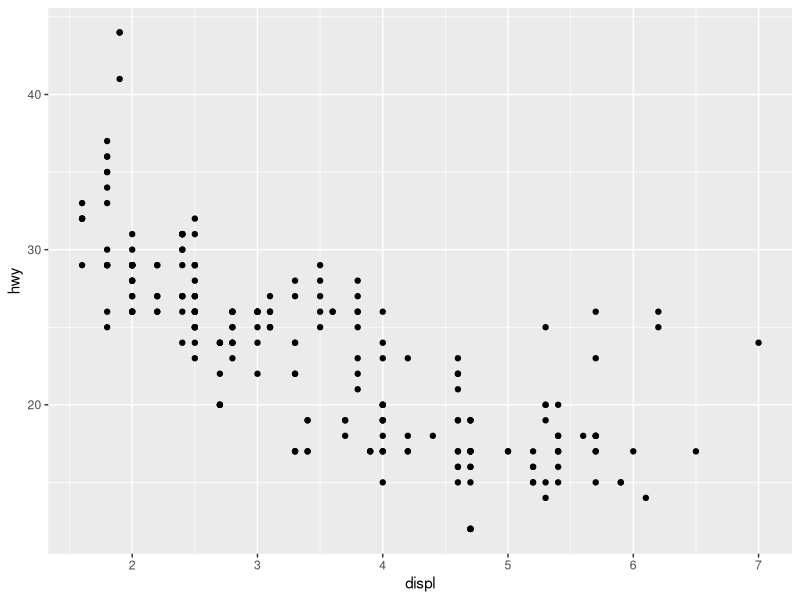
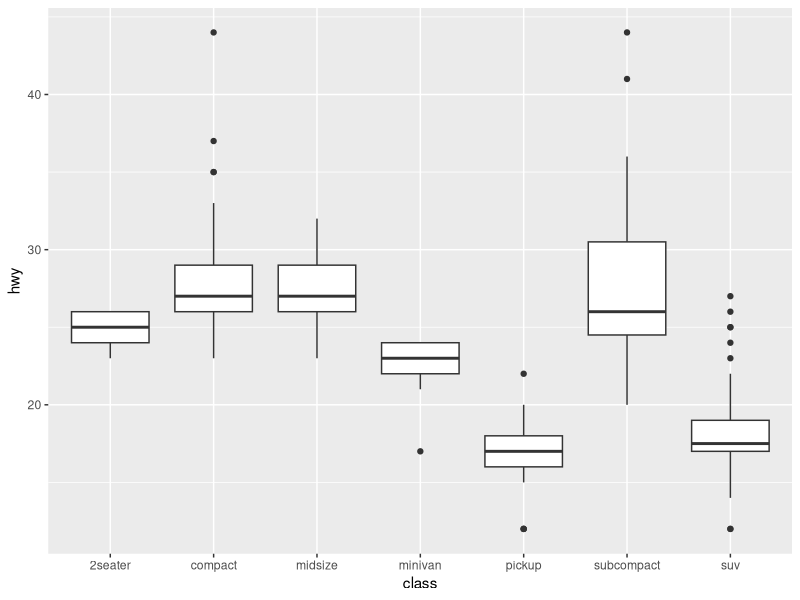

R code for these plots, in order:
##========================================================##
##                                                        ##
##   Network Visualization with R                         ##
##   Reproducible Research ENSGSi, France                 ##
##                                                        ##
##   Fabio CRUZ                                           ##
##   Web: kateto.net | Email: katya@ognyanova.net         ##
##   GitHub: kateto  | Twitter: @Ognyanova                ##
##                                                        ##
##========================================================##



# ================ Purpose of the analysis ================

# Create a reproductible Script that enables the analysis the


# CONTENTS
#
#   1. Working with colors in R plots
#   2. Reading in the network data
#   3. Network plots in 'igraph'
#   4. Plotting two-mode networks
#   5. Plotting multiplex networks
#   6. Beyond igraph: Statnet & ggraph
#   7. Simple plot animations in R
#   8. Interactive JavaScript networks
#   9. Interactive and dynamic networks with ndtv-d3
#  10. Plotting networks on a geographic map


# KEY PACKAGES
## Install those now if you do not have the latest versions. ----
install.packages("tidyverse")  # Tidyverse approach for Data science
install.packages("readxl")


## Load the packages ----
library(tidyverse)
library(readxl)  # Read a Excel File


#  1. Reading the Excel Data ----





# Base de Donnes
?mpg
mpg <- mpg
# Creation de Graphique
ggplot(data = mpg)  +
  aes(x = displ, y = hwy) +
  geom_point()

# Nuages de Points
ggplot(data = mpg) +
  aes(x = class, y = hwy) +
  geom_boxplot()



















